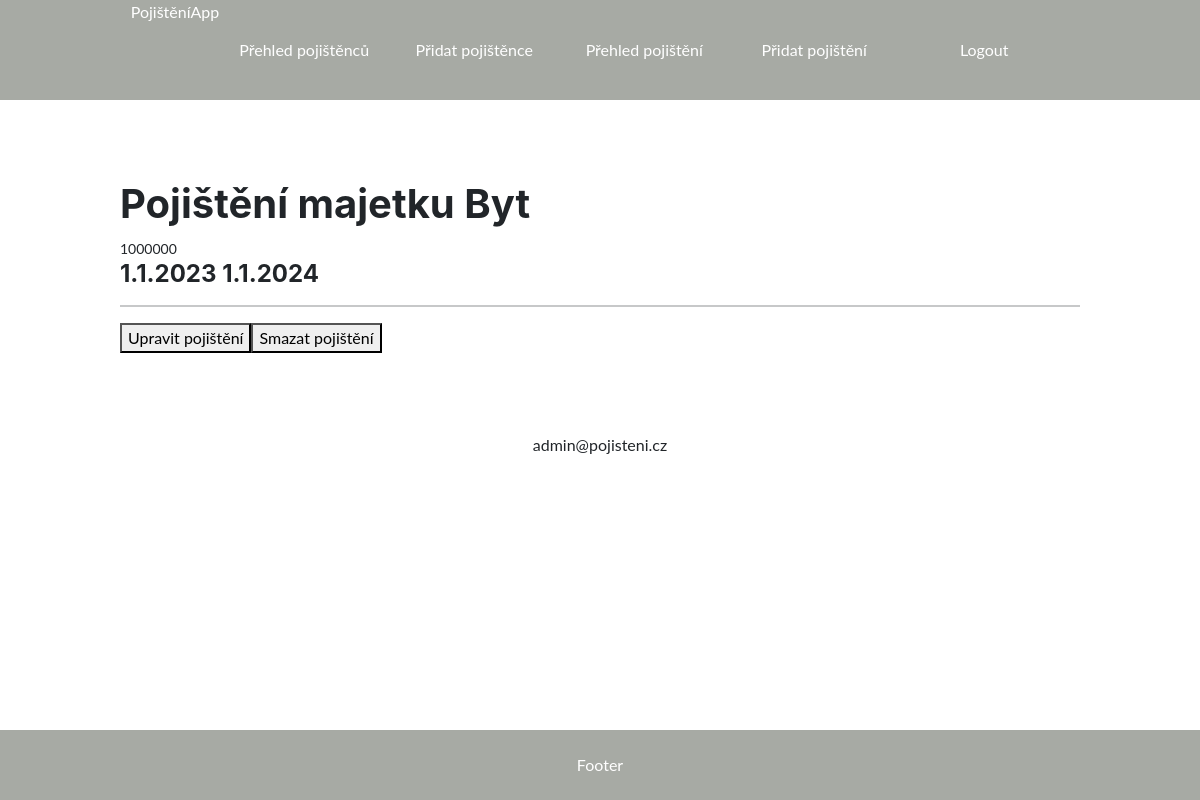
Screenshot of /pojisteni/7/pojisteni_detail/ (signed in) with the database file from the repository.
### pojisteni/models.py (models this page shows, shortened)
class Pojisteni(models.Model):
    typ = models.CharField(max_length=20, verbose_name="Typ pojištění")
    castka = models.CharField(max_length=20, verbose_name="Částka")
    predmet = models.CharField(max_length=20, verbose_name="Předmět pojištění")
    platnost_od = models.CharField(max_length=10, verbose_name="Platnost od")
    platnost_do = models.CharField(max_length=10, verbose_name="Platnost do")
    class Meta:
        verbose_name = "Pojištění"
        verbose_name_plural = "Pojištění"

class Uzivatel(AbstractBaseUser):
    email = models.EmailField(max_length=20, unique=True)
    is_admin = models.BooleanField(default=False)
    class Meta:
        verbose_name = "uživatel"
        verbose_name_plural = "uživatelé"
    objects = UzivatelManager()
    USERNAME_FIELD = "email"

### pojisteni/views.py (the view, shortened to what this page needs)
# urls.py: path("<int:pk>/pojisteni_detail/", views.DetailPojisteniView.as_view(), name="pojisteni_detail"),
class DetailPojisteniView(generic.DetailView):
    model = Pojisteni
    template_name = "pojisteni/pojisteni_detail.html"
    def get(self, request, pk):
        try:
            pojisteni = self.get_object()
        except:
            return redirect("pojistenec_index")
        return render(request, self.template_name, {"pojisteni": pojisteni})

### pojisteni/templates/pojisteni/pojisteni_detail.html (shortened to what this page needs)
{% extends "base.html" %}
{% block content %}
    <h1> {{pojisteni.typ}} {{pojisteni.predmet}} </h1>
    <small> {{pojisteni.castka}} </small>
    <h4> {{pojisteni.platnost_od}} {{pojisteni.platnost_do}} </h4>
    <hr>
        <form method="POST">
            {% if user.is_admin %}<button name="edit">Upravit pojištění</button><button name="delete">Smazat pojištění</button>{% endif %}
        </form>
{% endblock %}

### pojisteni/templates/base.html (shortened to what this page needs)
<!DOCTYPE html>
<html lang="cs">
<head>
    {% load static %}
    {% load bootstrap5 %}
    {% bootstrap_css %}
    <link rel="stylesheet" href="{% static 'css/style.css' %}" type="text/css">
    <link rel="stylesheet" href="{% static 'css/styles.css' %}" type = "text/css"/>
</head>
<body>
    <nav>
        <div class="flex_box">
            PojištěníApp
            {% if user.is_authenticated %}<div class="nav_item"><a href="{% url 'pojistenec_index' %}">Přehled pojištěnců</a></div>{% endif %}
            {% if user.is_admin %}<div class="nav_item"><a href="{% url 'novy_pojistenec' %}">Přidat pojištěnce</a></div>{% endif %}
            {% if user.is_authenticated %}<div class="nav_item"><a href="{% url 'pojisteni_index' %}">Přehled pojištění</a></div>{% endif %}
            {% if user.is_admin %}<div class="nav_item"><a href="{% url 'nove_pojisteni' %}">Přidat pojištění</a></div>{% endif %}
            {% if user.is_authenticated %}<div class="nav_item"><a href="{% url 'logout' %}">Logout</a></div>{% endif %}
        </div>
    </nav>
    <div class="content">
    {% block content %}
    {% endblock %}
    </div>
    <footer>
        Footer
    </footer>
</body>
<div class="text-center">{{request.user.email}}</div>
</html>

### pojisteni/static/css/style.css (style rules this page uses)
html, body { width: 100%; height: 100%; margin: 0; }
nav { width: 100%; height: 100px; background-color: #a7aaa4; color: white; }
.flex_box { width: 100%; height: 100px; display: flex; justify-content: center; }
.flex_box a { text-decoration: none; color: white; }
.nav_item { margin-left: 10px; margin-right: 10px; background-color: #a7aaa4; height: 100px; width: 150px; text-align: center; line-height: 100px; vertical-align: middle; color: white; }
.content { width: 80%; margin: auto; margin-top: 80px; margin-bottom: 80px; }
footer { position: fixed; width: 100%; height: 70; background-color: #a7aaa4; text-align: center; line-height: 70px; vertical-align: middle; bottom: 0; color: white; }

### rows the page displays
Pojisteni: typ "Pojištění majetku", predmet "Byt", castka "1000000", platnost_od "1.1.2023", platnost_do "1.1.2024"
Uzivatel: user.email "admin@pojisteni.cz"
